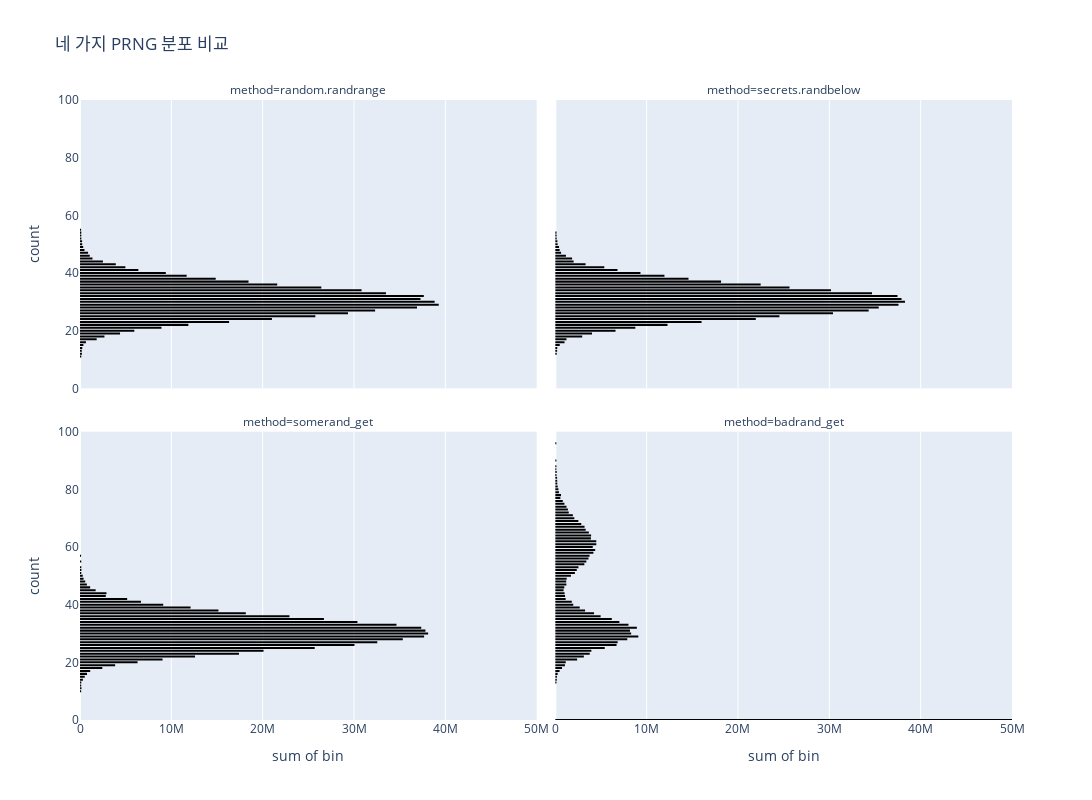

The notebook cell this image was saved under:
### Markdown cell above
빈도를 히스토그램으로 그려보면, 앞의 세 함수는 의도한대로 이항분포 모양을 보여주고, badrand는 두개의 이항분포가 겹친 모양이다.

### Code cell
fig = px.histogram(
    df,
    x="bin",
    y="count",
    histfunc="sum",  # bin별 count 합산
    facet_col="method",
    facet_col_wrap=2,
    nbins=len(x),
    title="네 가지 PRNG 분포 비교",
    range_x=[0, 50_000_000],
    range_y=[0, 100],
)

fig.update_traces(
    marker_line_width=2, marker_line_color="black", selector={"type": "histogram"}
)

fig.update_layout(showlegend=False, bargap=0, bargroupgap=0, height=800, width=1200)

fig.show()

### Figure 1 — Plotly figure (JSON) as saved in the notebook; plotly's stock layout.template omitted (floating-point values rounded to 4 significant figures; data arrays with more than 128 entries replaced by an {"elided": "..."} marker saying what was removed)
{"data": [{"bingroup": "y", "histfunc": "sum", "hovertemplate": "method=random.randrange<br>sum of bin=%{x}<br>count=%{y}<extra></extra>", "legendgroup": "", "marker": {"color": "#636efa", "line": {"color": "black", "width": 2}, "pattern": {"shape": ""}}, "name": "", "nbinsy": 32768, "orientation": "h", "showlegend": false, "type": "histogram", "x": {"elided": "32768 int values"}, "xaxis": "x3", "y": {"elided": "32768 int values"}, "yaxis": "y3"}, {"bingroup": "y", "histfunc": "sum", "hovertemplate": "method=secrets.randbelow<br>sum of bin=%{x}<br>count=%{y}<extra></extra>", "legendgroup": "", "marker": {"color": "#636efa", "line": {"color": "black", "width": 2}, "pattern": {"shape": ""}}, "name": "", "nbinsy": 32768, "orientation": "h", "showlegend": false, "type": "histogram", "x": {"elided": "32768 int values"}, "xaxis": "x4", "y": {"elided": "32768 int values"}, "yaxis": "y4"}, {"bingroup": "y", "histfunc": "sum", "hovertemplate": "method=somerand_get<br>sum of bin=%{x}<br>count=%{y}<extra></extra>", "legendgroup": "", "marker": {"color": "#636efa", "line": {"color": "black", "width": 2}, "pattern": {"shape": ""}}, "name": "", "nbinsy": 32768, "orientation": "h", "showlegend": false, "type": "histogram", "x": {"elided": "32768 int values"}, "xaxis": "x", "y": {"elided": "32768 int values"}, "yaxis": "y"}, {"bingroup": "y", "histfunc": "sum", "hovertemplate": "method=badrand_get<br>sum of bin=%{x}<br>count=%{y}<extra></extra>", "legendgroup": "", "marker": {"color": "#636efa", "line": {"color": "black", "width": 2}, "pattern": {"shape": ""}}, "name": "", "nbinsy": 32768, "orientation": "h", "showlegend": false, "type": "histogram", "x": {"elided": "32768 int values"}, "xaxis": "x2", "y": {"elided": "32768 int values"}, "yaxis": "y2"}], "layout": {"annotations": [{"font": {}, "showarrow": false, "text": "method=somerand_get", "x": 0.245, "xanchor": "center", "xref": "paper", "y": 0.465, "yanchor": "bottom", "yref": "paper"}, {"font": {}, "showarrow": false, "text": "method=badrand_get", "x": 0.755, "xanchor": "center", "xref": "paper", "y": 0.465, "yanchor": "bottom", "yref": "paper"}, {"font": {}, "showarrow": false, "text": "method=random.randrange", "x": 0.245, "xanchor": "center", "xref": "paper", "y": 1.0, "yanchor": "bottom", "yref": "paper"}, {"font": {}, "showarrow": false, "text": "method=secrets.randbelow", "x": 0.755, "xanchor": "center", "xref": "paper", "y": 1.0, "yanchor": "bottom", "yref": "paper"}], "bargap": 0, "bargroupgap": 0, "barmode": "relative", "height": 800, "legend": {"tracegroupgap": 0}, "showlegend": false, "title": {"text": "네 가지 PRNG 분포 비교"}, "width": 1200, "xaxis": {"anchor": "y", "domain": [0, 0.49], "range": [0, 50000000], "title": {"text": "sum of bin"}}, "xaxis2": {"anchor": "y2", "domain": [0.51, 1], "matches": "x", "range": [0, 50000000], "title": {"text": "sum of bin"}}, "xaxis3": {"anchor": "y3", "domain": [0, 0.49], "matches": "x", "showticklabels": false}, "xaxis4": {"anchor": "y4", "domain": [0.51, 1], "matches": "x", "showticklabels": false}, "yaxis": {"anchor": "x", "domain": [0, 0.465], "range": [0, 100], "title": {"text": "count"}}, "yaxis2": {"anchor": "x2", "domain": [0, 0.465], "matches": "y", "showticklabels": false}, "yaxis3": {"anchor": "x3", "domain": [0.535, 1.0], "matches": "y", "range": [0, 100], "title": {"text": "count"}}, "yaxis4": {"anchor": "x4", "domain": [0.535, 1.0], "matches": "y", "showticklabels": false}}}
